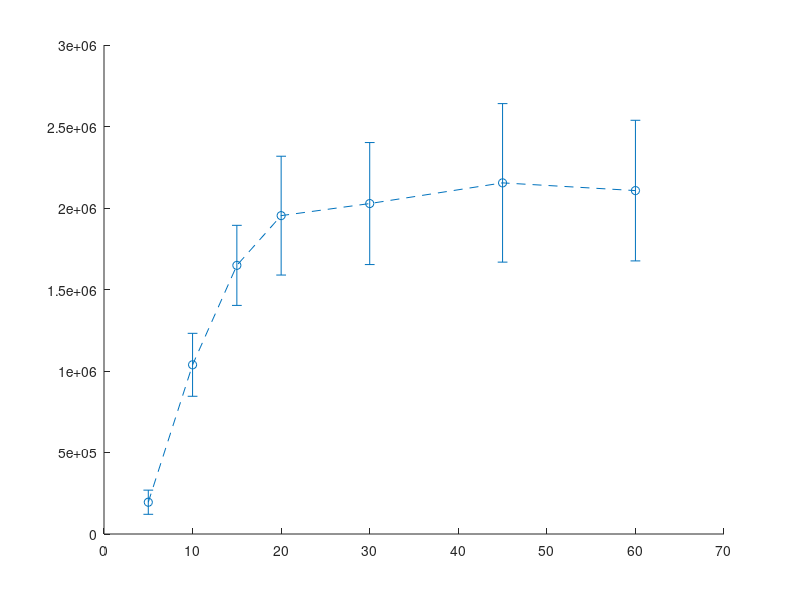

This chart was generated by the following MATLAB code: (Note: this script raises an error after producing the figure.)
%%%%%%%%%%%%%%%%%%%%%%%%%%%%%%%%%%%%%%%%%%%%%%%%%%%%%%%%%%%%%%%%%%%%%%%%%
%%%%%%%%%%%%%%%%%%%%%%%%%%%%%%%%%%%%%%%%%%%%%%%%%%%%%%%%%%%%%%%%%%%%%%%%%
% Authors: Khanh Dao Duc, Jalal Khouhak
%         Department of Mathematics 
%         The University of British Columbia (UBC)
% 2022
%%%%%%%%%%%%%%%%%%%%%%%%%%%%%%%%%%%%%%%%%%%%%%%%%%%%%%%%%%%%%%%%%%%%%%%%%%
%%%%%%%%%%%%%%%%%%%%%%%%%%%%%%%%%%%%%%%%%%%%%%%%%%%%%%%%%%%%%%%%%%%%%%%%%

clear all
% close all
%%%tolerance 
tol = 0.95;


%%%%%%%%%%%%%%%%%%DATA%%%%%%%%%%%%%%%%%%%


%%%%%%%%%%%%%%%%%%%%%%%%%%%%%%%%%%%%%%%%%%%%%%%%%%%%%%%%%%%%%%%%%%%%%%%%%%%%%%%%%%
%%%%%%%%%%%%%%%%%%%%%%%%%%%%%%%%%%%%%%%%%%%%%%%%%%%%%%%%%%%%%%%%%%%%%%%%%%%%%%%%5
xdata = [5 10 15 20 30 45 60];
ydataAve1 =[195026.8333,1038039.167,1648073.333,1953148.333,2027258.333,2154196.667,2106806.667];
ydataAve2 =[128436.5,674758.8333,964648.1667,1170175.333,1418876.667,1539318.333,1543413.333];
ydataAve3 =[1930060,7076921.667,8311923.333,9172461.667,8611016.667,7409325,6635273.333];
ydataAve4 =[1866635,5255980,6081458.333,6040480,6075821.667,5770991.667,5019161.667];
%%%%%%%%%%%%
%10ng-15min
ydata1 = [269143	218472	158067	140628	210639	173212
1231140	1147190	996803	991782	966192	895128
1811880	1893710	1796770	1704960	1354710	1326410
2209100	2317630	1979180	1975380	1663110	1574490
2334780	2401560	2073520	2157740	1624110	1571840
2566650	2640430	2114760	2275990	1718550	1608800
2535890	2538170	2286080	2180860	1564650	1535190]';

%%%%%%%%%%%%%%%%
%10ng-30min
ydata2 = [132493	121747	125531	130068	120125	140655
710799	716451	731696	763984	558370	567253
1083600	1031080	944108	1068320	837214	823567
1270910	1331700	1271770	1228830	981263	936579
1507200	1599760	1661720	1508060	1132320	1104200
1775190	1762770	1718350	1578160	1215370	1186070
1742770	1713240	1740570	1644030	1240550	1179320]';

%%%%%%%%%%%%%%%%
%50ng-15min
ydata3 = [2115730	2057720	1859600	1811210	1931490	1804610
7634680	7397830	7533660	7612220	6346600	5936540
9042940	9111220	9342410	9794160	6458650	6122160
9920580	9529310	1.01E+07	9973780	8126730	7357170
8854940	8887740	1.16E+07	1.19E+07	5491960	4939760
8987130	8852960	8347890	8227860	4607240	5432870
6638620	6321450	9472490	9329800	3906630	4142650]';
%%%%%%%%%%%%%%%%%%%%
%50ng-30min
ydata4 = [1863610	1887470	2003150	1779490	1912130	1753960
5810520	5782400	5848660	5611400	4385100	4097800
6832160	6811090	6696810	6868480	4533650	4746560
6948760	6864490	6504080	6371900	4727130	4826520
6634820	6643290	7166010	7404100	4279850	4326860
6712140	7023020	6657940	6439110	3991070	3802670
6079240	5914540	5474020	5232040	4085500	3329630]';
err10ng15min=[];
err10ng30min=[];
err50ng15min=[];
err50ng30min=[];
for i=1:7
    err10ng15min(i) = max(ydata1(:,i) - ydataAve1(i));
    err10ng30min(i) = max(ydata2(:,i) - ydataAve2(i));
    err50ng15min(i) = max(ydata3(:,i) - ydataAve3(i));
    err50ng30min(i) = max(ydata4(:,i) - ydataAve4(i));
end
LW=1.5;
hold on

errorbar(xdata,ydataAve1,err10ng15min,'--o','color',[0.06,0.14,0.92],'LineWidth',LW)
errorbar(xdata,ydataAve2,err10ng30min,'--o','color',[0.00,0.09,0.61],'LineWidth',LW)
errorbar(xdata,ydataAve3,err50ng15min,'--o','color',[0.97,0.35,0.35],'LineWidth',LW)
errorbar(xdata,ydataAve4,err50ng30min,'--o','color',[0.66,0.06,0.06],'LineWidth',LW)
%%%%%%%%%%%%%%%%%%%%%%%%%%%%%%%%%%%%%%%%%%%%%%%%%%%%%%%%%%%%%%%%%%%%%%%%%%%%%%%%%%%%%%%%%
%%%%%%%%%%%%%%%%%%%%%%%%%%%%%%%%%%%%%%%%%%%%%%%%%%%%%%%%%%%%%%%%%%%%%%%%%%%%%%%%%%%%%%%%%%%
% 
a=-2; b=0.5; c=3;

% 
ydata1 =[195026.8333,1038039.167,1648073.333,1953148.333,2027258.333,2154196.667,2106806.667];
ydata2 =[128436.5,674758.8333,964648.1667,1170175.333,1418876.667,1539318.333,1543413.333];
ydata3 =[1930060,7076921.667,8311923.333,9172461.667,8611016.667,7409325,6635273.333];
ydata4 =[1866635,5255980,6081458.333,6040480,6075821.667,5770991.667,5019161.667];

%%%%%Calcuating heads and tails
% xdata = [45 60 90 120 150];
mxdata = breakdownvec(xdata);
mydata1 = breakdownvec(ydata1);
mydata2 = breakdownvec(ydata2);
mydata3 = breakdownvec(ydata3);
mydata4 = breakdownvec(ydata4);
%%%%Finding where the delay ends - Calculating tails
for i = 1:length(mxdata)
    [Rvalues(i),a1,b1,c1,delta] = fitfun(mxdata{i},mydata1{i});
    if Rvalues(i) >= tol
        break
    end
end
for i = 1:length(mxdata)
    [Rvalues(i),a2,b2,c2,delta] = fitfun(mxdata{i},mydata2{i});
    if Rvalues(i) >= tol
        break
    end
end
for i = 1:length(mxdata)
    [Rvalues(i),a3,b3,c3,delta] = fitfun(mxdata{i},mydata3{i});
    if Rvalues(i) >= tol
        break
    end
end
for i = 1:length(mxdata)
    [Rvalues(i),a4,b4,c4,delta] = fitfun(mxdata{i},mydata4{i});
    if Rvalues(i) >= tol
        break
    end
end
[a1,b1,c1];
[a2,b2,c2];
[a3,b3,c3];
[a4,b4,c4];

figure(1);

syms x
xdata = 0:60;
plot(xdata, a1*b1.^xdata + c1,'color',[0.06,0.14,0.92],'linewidth',1.5);
hold on
plot(xdata, a2*b2.^xdata + c2,'color',[0.00,0.09,0.61],'linewidth',1.5);
plot(xdata, a3*b3.^xdata + c3,'color',[0.97,0.35,0.35],'linewidth',1.5);
plot(xdata, a4*b4.^xdata + c4,'color',[0.66,0.06,0.06],'linewidth',1.5);


xlabel('time (min)')
ylabel('Protein Level (a.u.)')
title('P.Falciparum CFPSS')

legend('10ng-15min','10ng-30min','50ng-15min','50ng-30min')
ylim([0 inf])
xlim([0 60])
% legend('9.2ng,15min-sim','54.8ng,15min-sim','9.2ng,30min-sim','54.8ng,30min-sim','9.2ng,60min-sim','54.8ng,60min-sim')
 hold on

%%%%%%%%%%%%%%%%%%%%%%%%%%%%%%%%%%%%%%%%%%%%%%%%%%%%%%%%%%%%%%%%%%%%%%%%%%%%%%%%%%%%%
%%%%%%%%%%%%%%%%%%%%%%%%%%%%%%%%%%%%%%%%%%%%%%%%%%%%%%%%%%%%%%%%%%%%%%%%%%%%%%%%%%%%%%%5
%%%%%%%%%%%%%%%%%%%%%%%%%%%%%%%%%%%%%%%%%%%%%%%%%%%%%%%%%%%%%%%%%%%%%%%%%%%%%%%%%%%%%%%


function mdata = breakdownvec(wdata)
    for i = 1:length(wdata)-1
        mdata{i} = (wdata(i:end));
    end
end
function [Rsq,a,b,c,delta] = fitfun(xdata,ydata)
    %Finding relevant values:
    n = length(xdata);
    xmax = max(xdata);
    xmin = min(xdata);
    %Compute Si
    %S = zeros(1,n);
    %S(2:end) = S(1:end-1)+(((ydata(1:end-1) + ydata(2:end))/2).*(xdata(2:end) - xdata(1:end-1)));
    
    %%%%% For comparison, I rewrote the formula for S from https://math.stackexchange.com/questions/1163618/exponential-curve-fit
    S=zeros(1,n);S(1)=0;
    for i=2:length(S)
    S(i)=S(i-1)+0.5*(ydata(i)+ydata(i-1))*(xdata(i)-xdata(i-1));
    end
    %%%%%%%%%%%%%%%%%%%%%%%%%%%%%%%%%%%%%%%%%%%%%%%%%%%%%%%%%%%%%%%%%%%%%%%%%%%%%%%%%%%%%%%%%%%%%%%%%%%
    %S
    %S2  %%% this displays different values from S 
    %Solve the linear system to find b 
    M = zeros(2,2);
    M(1,1) = sum((xdata(1:end) - xdata(1)).^2);
    M(1,2) = sum(((xdata(1:end) - xdata(1))).*S); 
    M(2,1) = M(1,2);
    M(2,2) = sum(S.^2);
   
    V(1) = sum((xdata(1:end) - xdata(1)).*(ydata(1:end) - ydata(1)));
    V(2) = sum((ydata(1:end) - ydata(1)).*S);
    B = M\V';
    b = exp(B(2)); %% on the stackoverflow they say to do b = exp(B(2)), but it seems to fit better without the exp
    theta = b.^xdata;
    %Solve the linear system to find a,c
    CA = [n sum(theta); sum(theta) sum(theta.^2)]\[sum(ydata) ; sum(ydata.*theta)];
    c = CA(1);
    a = CA(2);
    delta = log(b);
    
    
    %Calculating R^2
    sqtot = sum((ydata+mean(ydata)).^2);
    yest = a*b.^(xdata) + c;
    %yest = a*exp(delta*(xdata)) + c; 
    sqres = sum((ydata-yest).^2);
    Rsq = 1 - (sqres/sqtot);
end
